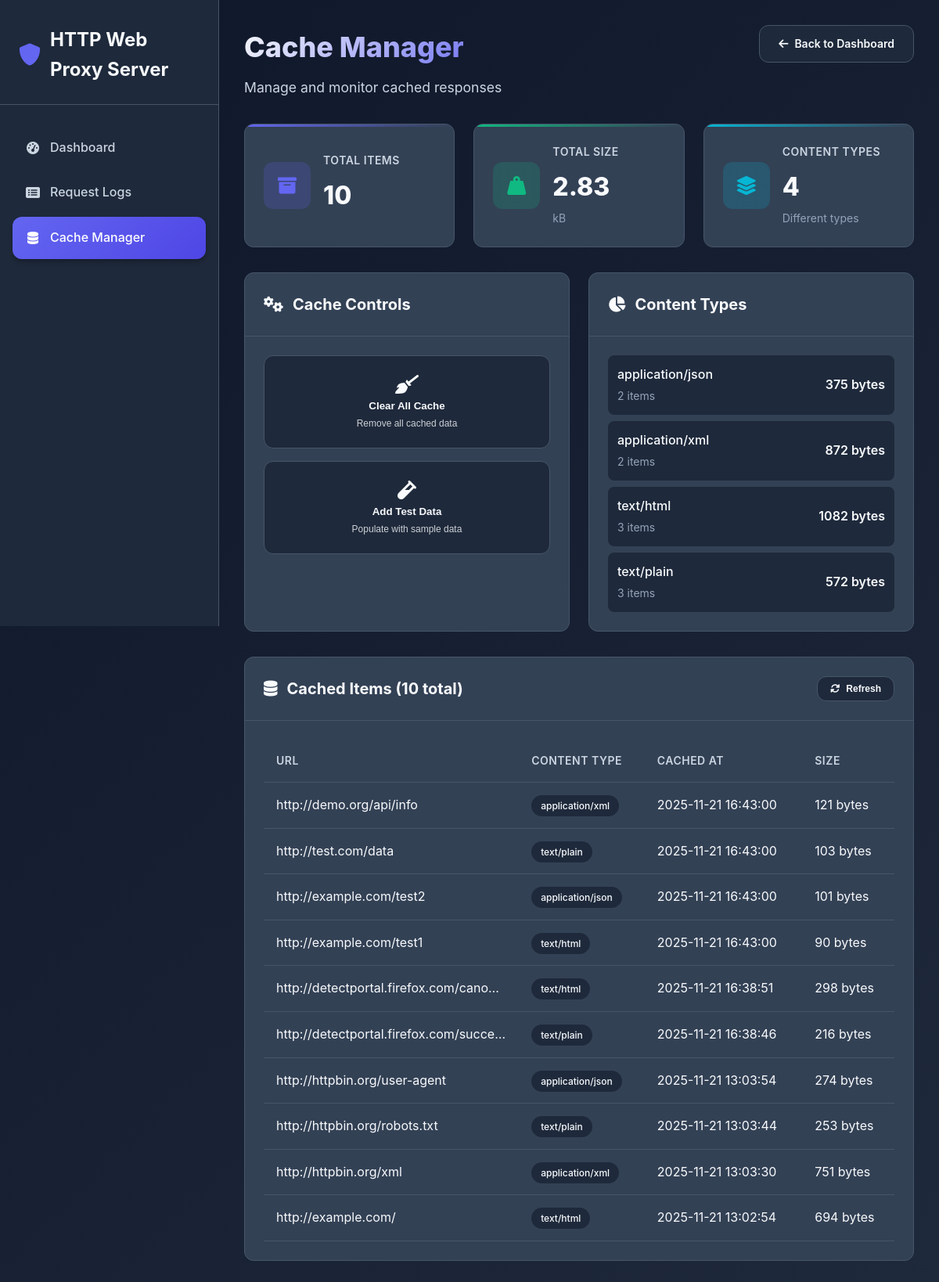
Screenshot of /cache with the database file from the repository.
### tables this page shows
CREATE TABLE cache (
                url TEXT PRIMARY KEY,
                response_data BLOB,
                timestamp TEXT,
                content_type TEXT
            );

### web_interface.py (the view)
@app.route('/cache')
def cache_view():
    if not app.proxy_server:
        return "Proxy server not initialized"
    cached_items = app.proxy_server.get_cached_urls()
    cache_stats = app.proxy_server.get_cache_stats()
    return render_template('cache.html',
                         cached_items=cached_items,
                         cache_stats=cache_stats)

### proxy_server.py (called while the page is built)
    def get_cached_urls(self):
        cursor = self.conn.cursor()
        cursor.execute("""
            SELECT url, content_type, timestamp, LENGTH(response_data) as size
            FROM cache
            ORDER BY timestamp DESC
        """)
        cached_items = []
        for row in cursor.fetchall():
            cached_items.append({
                'url': row[0],
                'content_type': row[1],
                'timestamp': time.strftime('%Y-%m-%d %H:%M:%S', time.localtime(float(row[2]))),
                'size': row[3]
            })
        return cached_items

### templates/cache.html (shortened to what this page needs)
<!DOCTYPE html>
<html lang="en">
<head>
    <link rel="stylesheet" href="{{ url_for('static', filename='style.css') }}">
    <link href="https://cdnjs.cloudflare.com/ajax/libs/font-awesome/6.0.0/css/all.min.css" rel="stylesheet">
</head>
<body>
    <div class="app-container">
        <nav class="sidebar">
            <div class="sidebar-header">
                <div class="logo">
                    <i class="fas fa-shield-alt"></i>
                    <span>HTTP Web Proxy Server</span>
                </div>
            </div>
            <ul class="sidebar-nav">
                <li class="nav-item">
                    <a href="{{ url_for('index') }}" class="nav-link">
                        <i class="fas fa-tachometer-alt"></i>
                        <span>Dashboard</span>
                    </a>
                </li>
                <li class="nav-item">
                    <a href="{{ url_for('logs') }}" class="nav-link">
                        <i class="fas fa-list-alt"></i>
                        <span>Request Logs</span>
                    </a>
                </li>
                <li class="nav-item active">
                    <a href="{{ url_for('cache_view') }}" class="nav-link">
                        <i class="fas fa-database"></i>
                        <span>Cache Manager</span>
                    </a>
                </li>
            </ul>
        </nav>
        <main class="main-content">
            <header class="content-header">
                <div class="header-left">
                    <h1>Cache Manager</h1>
                    <p class="subtitle">Manage and monitor cached responses</p>
                </div>
                <div class="header-actions">
                    <a href="{{ url_for('index') }}" class="btn btn-secondary">
                        <i class="fas fa-arrow-left"></i>
                        Back to Dashboard
                    </a>
                </div>
            </header>
            <div class="stats-grid compact">
                <div class="stat-card primary">
                    <div class="stat-icon">
                        <i class="fas fa-archive"></i>
                    </div>
                    <div class="stat-content">
                        <h3>Total Items</h3>
                        <div class="stat-value">{{ cache_stats.total_cached }}</div>
                    </div>
                </div>
                <div class="stat-card success">
                    <div class="stat-icon">
                        <i class="fas fa-weight-hanging"></i>
                    </div>
                    <div class="stat-content">
                        <h3>Total Size</h3>
                        <div class="stat-value">{{ cache_stats.cache_size_kb }}</div>
                        <div class="stat-subtext">kB</div>
                    </div>
                </div>
                <div class="stat-card info">
                    <div class="stat-icon">
                        <i class="fas fa-layer-group"></i>
                    </div>
                    <div class="stat-content">
                        <h3>Content Types</h3>
                        <div class="stat-value">{{ cache_stats.cache_by_type|length }}</div>
                        <div class="stat-subtext">Different types</div>
                    </div>
                </div>
            </div>
            <div class="panels-grid">
                <div class="panel cache-actions">
                    <div class="panel-header">
                        <h2><i class="fas fa-cogs"></i> Cache Controls</h2>
                    </div>
                    <div class="panel-content">
                        <div class="action-grid">
                            <button id="clearCacheBtn" class="action-btn danger">
                                <i class="fas fa-broom"></i>
                                <span>Clear All Cache</span>
                                <small>Remove all cached data</small>
                            </button>
                            <button id="addTestDataBtn" class="action-btn info">
                                <i class="fas fa-vial"></i>
                                <span>Add Test Data</span>
                                <small>Populate with sample data</small>
                            </button>
                        </div>
                    </div>
                </div>
                {% if cache_stats.cache_by_type %}
                <div class="panel content-types">
                    <div class="panel-header">
                        <h2><i class="fas fa-chart-pie"></i> Content Types</h2>
                    </div>
                    <div class="panel-content">
                        <div class="type-list">
                            {% for item in cache_stats.cache_by_type %}
                            <div class="type-item">
                                <div class="type-info">
                                    <span class="type-name">{{ item.content_type }}</span>
                                    <span class="type-count">{{ item.count }} items</span>
                                </div>
                                <div class="type-size">{{ item.size }} bytes</div>
                            </div>
                            {% endfor %}
                        </div>
                    </div>
                </div>
                {% endif %}
            </div>
            <div class="panel cached-items">
                <div class="panel-header">
                    <h2><i class="fas fa-database"></i> Cached Items ({{ cached_items|length }} total)</h2>
                    <div class="panel-actions">
                        <button class="btn btn-secondary btn-sm" onclick="location.reload()">
                            <i class="fas fa-sync-alt"></i>
                            Refresh
                        </button>
                    </div>
                </div>
                <div class="panel-content">
                    {% if cached_items %}
                    <div class="table-container">
                        <table class="data-table">
                            <thead>
                                <tr>
                                    <th>URL</th>
                                    <th>Content Type</th>
                                    <th>Cached At</th>
                                    <th>Size</th>
                                </tr>
                            </thead>
                            <tbody>
                                {% for item in cached_items %}
                                <tr>
                                    <td class="url-cell">{{ item.url }}</td>
                                    <td>
                                        <span class="content-type-badge">{{ item.content_type }}</span>
                                    </td>
                                    <td class="timestamp">{{ item.timestamp }}</td>
                                    <td class="size">{{ item.size }} bytes</td>
                                </tr>
                                {% endfor %}
                            </tbody>
                        </table>
                    </div>
                    {% endif %}
                </div>
            </div>
        </main>
    </div>
</body>
</html>

### rows the page displays
cache: url "http://demo.org/api/info", content_type "application/xml", timestamp "2025-11-21 16:43:00", size "121"
cache: url "http://test.com/data", content_type "text/plain", timestamp "2025-11-21 16:43:00", size "103"
cache: url "http://example.com/test2", content_type "application/json", timestamp "2025-11-21 16:43:00", size "101"
cache: url "http://example.com/test1", content_type "text/html", timestamp "2025-11-21 16:43:00", size "90"
cache: url "http://detectportal.firefox.com/cano…", content_type "text/html", timestamp "2025-11-21 16:38:51", size "298"
cache: url "http://detectportal.firefox.com/succe…", content_type "text/plain", timestamp "2025-11-21 16:38:46", size "216"
cache: url "http://httpbin.org/user-agent", content_type "application/json", timestamp "2025-11-21 13:03:54", size "274"
cache: url "http://httpbin.org/robots.txt", content_type "text/plain", timestamp "2025-11-21 13:03:44", size "253"
cache: url "http://httpbin.org/xml", content_type "application/xml", timestamp "2025-11-21 13:03:30", size "751"
cache: url "http://example.com/", content_type "text/html", timestamp "2025-11-21 13:02:54", size "694"

### other values shown
{{ cache_stats.total_cached }} "10"
{{ cache_stats.cache_size_kb }} "2.83"
{{ cache_stats.cache_by_type|length }} "4"
{{ item.content_type }} "application/json" "application/xml" "text/html" "text/plain"
{{ item.count }} "2" "2" "3" "3"
{{ item.size }} "375" "872" "1082" "572"
{{ cached_items|length }} "10"
